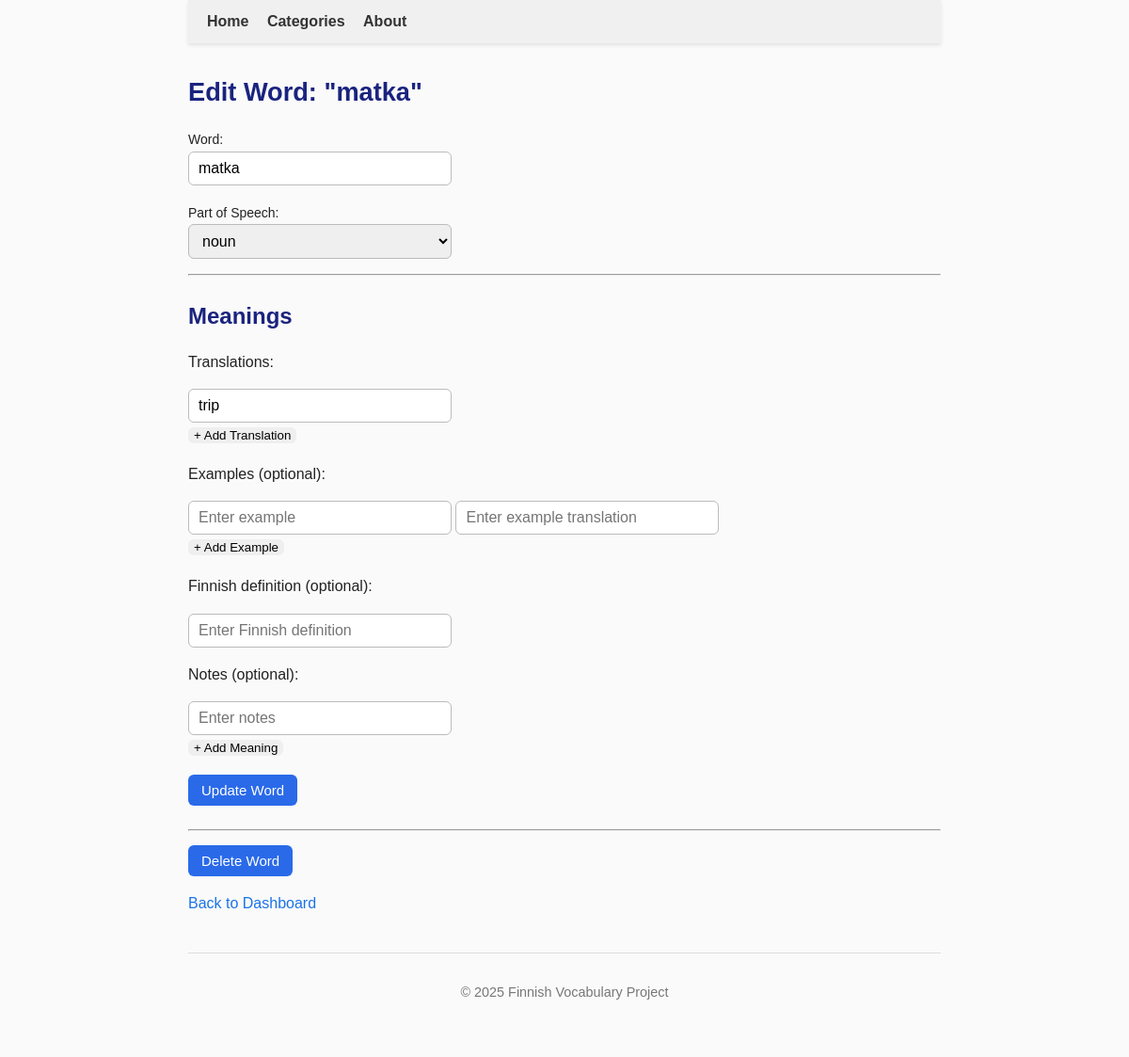
The app's page /admin/edit_word/62 (signed in) with its own data.
### tables this page shows
CREATE TABLE words (
        id INTEGER PRIMARY KEY,
        word TEXT UNIQUE NOT NULL,
        pos_id INTEGER REFERENCES parts_of_speech(id)
    , created_at TEXT, updated_at TEXT, language_code TEXT DEFAULT 'fi');

CREATE TABLE parts_of_speech (
        id INTEGER PRIMARY KEY,
        name TEXT NOT NULL
    );

CREATE TABLE translations (
        id INTEGER PRIMARY KEY,
        meaning_id INTEGER NOT NULL REFERENCES meanings(id),
        translation_text TEXT NOT NULL,
        translation_number INTEGER
    , language TEXT DEFAULT 'en');

### app.py (the view, shortened to what this page needs)
@app.route('/admin/edit_word/<int:word_id>', methods=['GET', 'POST'])
@admin_required
def admin_edit_word(word_id):
    conn = sqlite3.connect("finnish.db")
    conn.row_factory = sqlite3.Row
    cur = conn.cursor()
    cur.execute("SELECT * FROM words WHERE id = ?", (word_id,))
    word = cur.fetchone()
    if not word:
        flash("Word not found.", "error")
        conn.close()
        return redirect(url_for('admin_dashboard'))
    word = dict(word)
    cur.execute("SELECT id, name FROM categories ORDER BY name")
    categories = cur.fetchall()
    cur.execute("SELECT id, name FROM parts_of_speech ORDER BY name")
    pos_list = cur.fetchall()
    cur.execute("SELECT id, meaning_number, notes, definition FROM meanings WHERE word_id = ? ORDER BY meaning_number", (word_id,))
    meanings_rows = cur.fetchall()
    meanings = []
    for m in meanings_rows:
        meaning_id = m['id']
        cur.execute("SELECT translation_text FROM translations WHERE meaning_id = ? ORDER BY translation_number", (meaning_id,))
        translations = [t['translation_text'] for t in cur.fetchall()]
        cur.execute("SELECT example_text, example_translation_text FROM examples WHERE meaning_id = ?", (meaning_id,))
        examples = [(e['example_text'], e['example_translation_text']) for e in cur.fetchall()]
        meanings.append({
            'id': m['id'],
            'meaning_number': m['meaning_number'],
            'notes': m['notes'],
            'definition': m['definition'],
            'translations': translations,
            'examples': examples
        })
    conn.close()
    return render_template('admin_edit_word.html', word=word, pos_list=pos_list, meanings=meanings)

### app.py (called while the page is built)
def admin_required(f):
    @wraps(f)
    def decorated_function(*args, **kwargs):
        if not session.get('admin_logged_in'):
            flash("Admin login required.", "warning")
            return redirect(url_for('login'))
        return f(*args, **kwargs)
    return decorated_function

### templates/admin_edit_word.html (shortened to what this page needs)
{% extends "base.html" %}
{% block content %}
<h2>Edit Word: "{{ word['word'] }}"</h2>
<div class="admin-add-word-container">
<form method="post" class="admin-add-word-form">
    <p>
        <label>Word:</label><br>
        <input type="text" name="word" value="{{ word['word'] }}" required class="admin-input" placeholder="Enter word">
    </p>
    <p>
        <label>Part of Speech:</label><br>
        <select name="pos_id" required class="admin-select">
            {% for pos in pos_list %}
            <option value="{{ pos['id'] }}" {% if pos['id'] == word['pos_id'] %}selected{% endif %}>{{ pos['name'] }}</option>
            {% endfor %}
        </select>
    </p>
    <hr>
    <h3>Meanings</h3>
    <div id="meanings-container" class="meanings-section">
        {% for meaning in meanings %}
        <div class="meaning-block" data-meaning-number="{{ meaning['meaning_number'] }}">
            <p>Translations:</p>
            <div id="translations-{{ meaning['meaning_number'] }}" class="translations-group">
                {% for t in meaning['translations'] %}
                <input type="text" name="translations_{{ meaning['meaning_number'] }}[]" value="{{ t }}" class="admin-input" placeholder="Enter translation">
                {% endfor %}
            </div>
            <button type="button" class="admin-btn" onclick="addTranslation({{ meaning['meaning_number'] }})">+ Add Translation</button>
            <p>Examples (optional):</p>
            <div id="examples-{{ meaning['meaning_number'] }}" class="examples-group">
                {% if meaning['examples'] %}
                    {% for ex, ex_trans in meaning['examples'] %}
                    <div class="example-pair">
                        <input type="text" name="examples_{{ meaning['meaning_number'] }}[]" value="{{ ex }}" class="admin-input" placeholder="Enter example">
                        <input type="text" name="examples_trans_{{ meaning['meaning_number'] }}[]" value="{{ ex_trans or '' }}" class="admin-input" placeholder="Enter example translation">
                    </div>
                    {% endfor %}
                {% else %}
                    <div class="example-pair">
                        <input type="text" name="examples_{{ meaning['meaning_number'] }}[]" class="admin-input" placeholder="Enter example">
                        <input type="text" name="examples_trans_{{ meaning['meaning_number'] }}[]" class="admin-input" placeholder="Enter example translation">
                    </div>
                {% endif %}
            </div>
            <button type="button" class="admin-btn" onclick="addExample({{ meaning['meaning_number'] }})">+ Add Example</button>
            <p>Finnish definition (optional):</p>
            <input type="text" name="definition_{{ meaning['meaning_number'] }}" class="admin-input"
                placeholder="Enter Finnish definition" value="{{ meaning['definition'] or '' }}">
            <p>Notes (optional):</p>
            <input type="text" name="meaning_notes[]" class="admin-input" placeholder="Enter notes" value="{{ meaning['notes'] or '' }}">
        </div>
        {% endfor %}
    </div>
    <button type="button" onclick="addMeaning()" class="admin-btn">+ Add Meaning</button>
    <p>
        <button type="submit" class="admin-btn">Update Word</button>
    </p>
</form>
</div>
<hr style="margin-top:25px; margin-bottom:15px;">
<form method="post" action="{{ url_for('admin_delete_word', word_id=word['id']) }}"
      onsubmit="return confirm('Are you sure you want to delete this word?');">
    <button type="submit" class="admin-btn delete-btn">Delete Word</button>
</form>
<p>
    <a href="{{ url_for('admin_dashboard') }}" class="admin-btn-small">Back to Dashboard</a>
</p>
{% endblock %}

### static/style.css (style rules this page uses)
body { font-family: Arial, sans-serif; max-width: 800px; margin: 0 auto; padding: 0 20px 40px 20px; line-height: 1.6; color: #222; background-color: #fafafa; }
h1, h2, h3, h4 { color: #1a237e; margin-bottom: 0.3em; }
h2 { font-size: 1.7em; }
h3 { font-size: 1.5em; }
a { text-decoration: none; color: #1a73e8; transition: color 0.2s; }
button { border: none; border-radius: 6px; cursor: pointer; transition: background-color 0.2s; }
form { position: relative; margin-bottom: 1em; }
input[type="text"], .admin-input, .admin-select { width: 280px; padding: 8px 10px; font-size: 16px; border: 1px solid #bbb; border-radius: 6px; box-sizing: border-box; }
button[type="submit"] { padding: 8px 14px; font-size: 15px; background: #2a6ae9; color: white; border-radius: 6px; }
form label { margin-right: 15px; font-size: 14px; }

### records on screen
words: word "matka", pos_id "noun"
translations: translation_text "trip"
